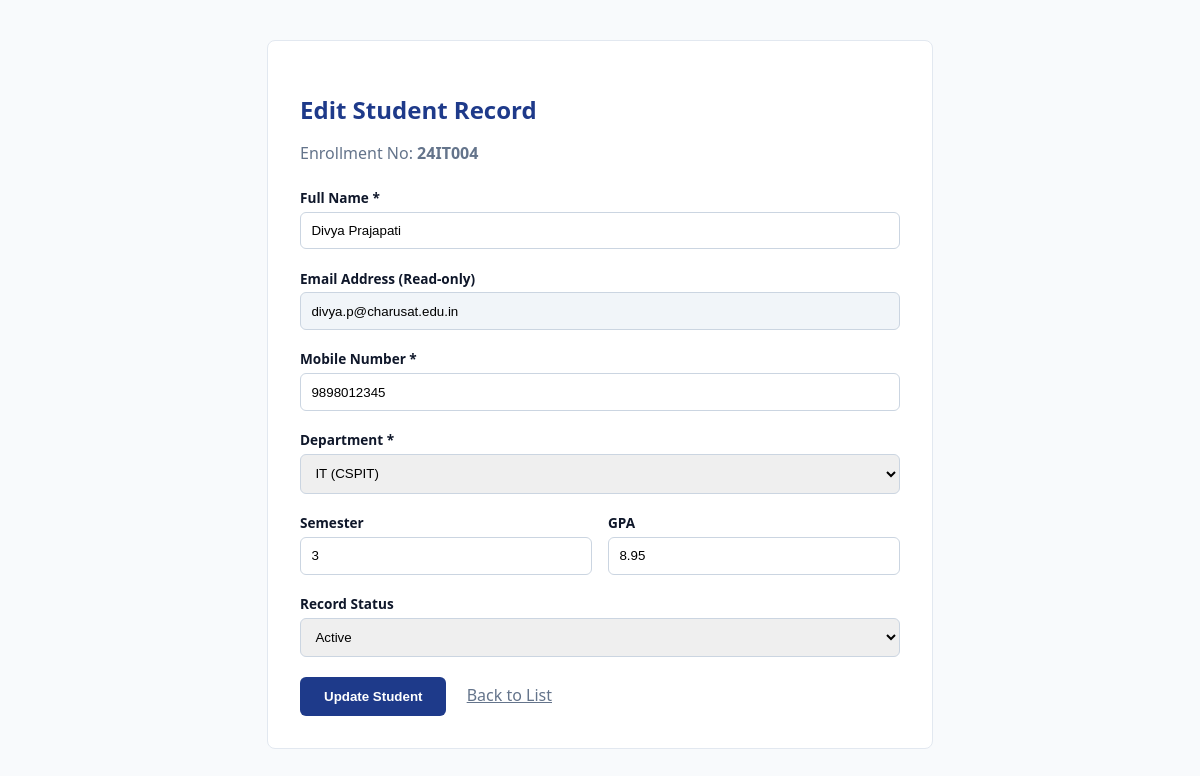
The page /edit_student.php?id=4 on the database its author committed.
### tables this page shows
CREATE TABLE IF NOT EXISTS `students` (
  `id` INT AUTO_INCREMENT PRIMARY KEY,
  `user_id` INT NULL,
  `enrollment_no` VARCHAR(20) NOT NULL UNIQUE,
  `name` VARCHAR(100) NOT NULL,
  `email` VARCHAR(150) NOT NULL UNIQUE,
  `mobile` VARCHAR(15) NOT NULL,
  `department` VARCHAR(50) NOT NULL,
  `semester` TINYINT NOT NULL DEFAULT 3,
  `gpa` DECIMAL(3,2) DEFAULT 8.50,
  `status` ENUM('active', 'inactive') DEFAULT 'active',
  `created_at` TIMESTAMP DEFAULT CURRENT_TIMESTAMP
);

### edit_student.php (the view, shortened to what this page needs)
<?php
$conn = getDB();
$id = (int)($_GET['id'] ?? 0);
$stmt = $conn->prepare("SELECT * FROM students WHERE id = ?");
$stmt->bind_param("i", $id);
$stmt->execute();
$student = $stmt->get_result()->fetch_assoc();
?>
<!DOCTYPE html>
<html lang="en">
<head>
</head>
<body>
  <div class="card">
    <h2 style="color: #1e3a8a; margin-bottom: 0.5rem;">Edit Student Record</h2>
    <p style="color: #64748b; margin-bottom: 1.5rem;">Enrollment No: <strong><?= htmlspecialchars($student['enrollment_no']) ?></strong></p>
    <form method="POST" action="edit_student.php?id=<?= $id ?>">
      <div class="form-group">
        <label>Full Name *</label>
        <input type="text" name="name" class="form-control" value="<?= htmlspecialchars($student['name']) ?>" required />
      </div>
      <div class="form-group">
        <label>Email Address (Read-only)</label>
        <input type="email" class="form-control" value="<?= htmlspecialchars($student['email']) ?>" readonly style="background: #f1f5f9;" />
      </div>
      <div class="form-group">
        <label>Mobile Number *</label>
        <input type="tel" name="mobile" class="form-control" value="<?= htmlspecialchars($student['mobile']) ?>" required />
      </div>
      <div class="form-group">
        <label>Department *</label>
        <select name="department" class="form-control" required>
          <option value="IT" <?= $student['department'] === 'IT' ? 'selected' : '' ?>>IT (CSPIT)</option>
        </select>
      </div>
      <div style="display: grid; grid-template-columns: 1fr 1fr; gap: 1rem;">
        <div class="form-group">
          <label>Semester</label>
          <input type="number" name="semester" class="form-control" value="<?= $student['semester'] ?>" min="1" max="8" />
        </div>
        <div class="form-group">
          <label>GPA</label>
          <input type="number" step="0.01" name="gpa" class="form-control" value="<?= $student['gpa'] ?>" min="0" max="10" />
        </div>
      </div>
      <div class="form-group">
        <label>Record Status</label>
        <select name="status" class="form-control">
          <option value="active" <?= $student['status'] === 'active' ? 'selected' : '' ?>>Active</option>
        </select>
      </div>
      <button type="submit" class="btn">Update Student</button>
      <a href="index.php" style="margin-left: 1rem; color: #64748b;">Back to List</a>
    </form>
  </div>
</body>
</html>

### edit_student.php (style rules this page uses)
body { font-family: system-ui, sans-serif; background: #f8fafc; color: #0f172a; padding: 2rem; }
.card { max-width: 600px; margin: 0 auto; background: white; padding: 2rem; border-radius: 8px; border: 1px solid #e2e8f0; }
.form-group { margin-bottom: 1.2rem; }
label { display: block; font-weight: 600; font-size: 0.85rem; margin-bottom: 0.3rem; }
.form-control { width: 100%; padding: 0.65rem; border: 1px solid #cbd5e1; border-radius: 6px; box-sizing: border-box; }
.btn { background: #1e3a8a; color: white; padding: 0.75rem 1.5rem; border: none; border-radius: 6px; font-weight: 600; cursor: pointer; }

### rows shown on the page
students: enrollment_no "24IT004", name "Divya Prajapati", email "divya.p@charusat.edu.in", mobile "9898012345", department "IT (CSPIT)", semester "3", gpa "8.95", status "Active"
